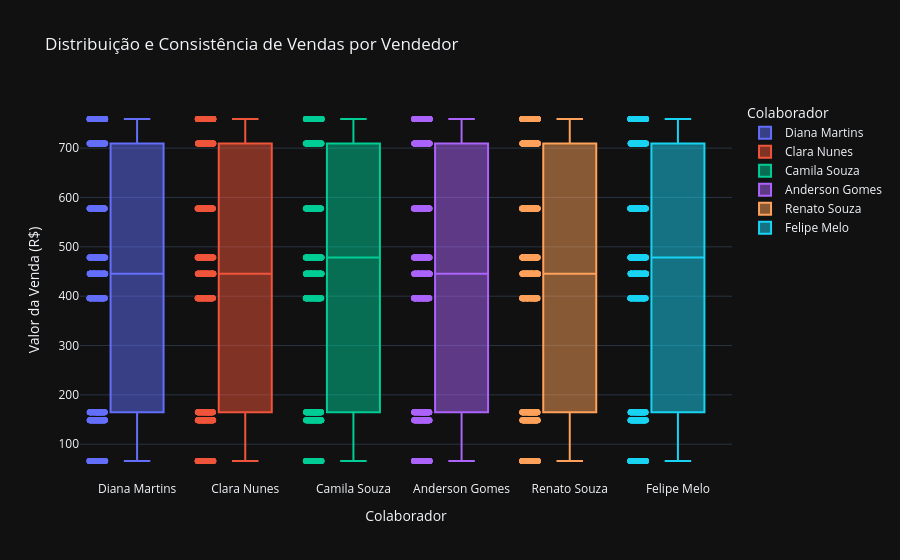

The code cell stored with this chart in its notebook:
### Code cell
import plotly.express as px

fig_boxplot = px.box(df, 
                     x='Vendedor', 
                     y='Preço', 
                     points="all", # Mostra todos os pontos (vendas) ao lado da caixa
                     color='Vendedor',
                     title='Distribuição e Consistência de Vendas por Vendedor',
                     labels={'Preço': 'Valor da Venda (R$)', 'Vendedor': 'Colaborador'},
                     template='plotly_dark')

caminho_boxplot_html = r'C:\Users\Inácio\Desktop\projetos python\projeto_vendas\graficos\analise_consistencia_boxplot.html'
fig_boxplot.write_html(caminho_boxplot_html)


caminho_boxplot_png = r'C:\Users\Inácio\Desktop\projetos python\projeto_vendas\graficos\boxplot_vendedores.png'


fig_boxplot.show()

### Figure 1 — Plotly figure (JSON) as saved in the notebook; plotly's stock layout.template omitted (floating-point values rounded to 4 significant figures; data arrays with more than 128 entries replaced by an {"elided": "..."} marker saying what was removed)
{"data": [{"alignmentgroup": "True", "boxpoints": "all", "hovertemplate": "Colaborador=%{x}<br>Valor da Venda (R$)=%{y}<extra></extra>", "legendgroup": "Diana Martins", "marker": {"color": "#636efa"}, "name": "Diana Martins", "notched": false, "offsetgroup": "Diana Martins", "orientation": "v", "showlegend": true, "type": "box", "x": {"elided": "1016 str values"}, "x0": " ", "xaxis": "x", "y": {"elided": "1016 float values"}, "y0": " ", "yaxis": "y"}, {"alignmentgroup": "True", "boxpoints": "all", "hovertemplate": "Colaborador=%{x}<br>Valor da Venda (R$)=%{y}<extra></extra>", "legendgroup": "Clara Nunes", "marker": {"color": "#EF553B"}, "name": "Clara Nunes", "notched": false, "offsetgroup": "Clara Nunes", "orientation": "v", "showlegend": true, "type": "box", "x": {"elided": "1035 str values"}, "x0": " ", "xaxis": "x", "y": {"elided": "1035 float values"}, "y0": " ", "yaxis": "y"}, {"alignmentgroup": "True", "boxpoints": "all", "hovertemplate": "Colaborador=%{x}<br>Valor da Venda (R$)=%{y}<extra></extra>", "legendgroup": "Camila Souza", "marker": {"color": "#00cc96"}, "name": "Camila Souza", "notched": false, "offsetgroup": "Camila Souza", "orientation": "v", "showlegend": true, "type": "box", "x": {"elided": "1016 str values"}, "x0": " ", "xaxis": "x", "y": {"elided": "1016 float values"}, "y0": " ", "yaxis": "y"}, {"alignmentgroup": "True", "boxpoints": "all", "hovertemplate": "Colaborador=%{x}<br>Valor da Venda (R$)=%{y}<extra></extra>", "legendgroup": "Anderson Gomes", "marker": {"color": "#ab63fa"}, "name": "Anderson Gomes", "notched": false, "offsetgroup": "Anderson Gomes", "orientation": "v", "showlegend": true, "type": "box", "x": {"elided": "1032 str values"}, "x0": " ", "xaxis": "x", "y": {"elided": "1032 float values"}, "y0": " ", "yaxis": "y"}, {"alignmentgroup": "True", "boxpoints": "all", "hovertemplate": "Colaborador=%{x}<br>Valor da Venda (R$)=%{y}<extra></extra>", "legendgroup": "Renato Souza", "marker": {"color": "#FFA15A"}, "name": "Renato Souza", "notched": false, "offsetgroup": "Renato Souza", "orientation": "v", "showlegend": true, "type": "box", "x": {"elided": "1060 str values"}, "x0": " ", "xaxis": "x", "y": {"elided": "1060 float values"}, "y0": " ", "yaxis": "y"}, {"alignmentgroup": "True", "boxpoints": "all", "hovertemplate": "Colaborador=%{x}<br>Valor da Venda (R$)=%{y}<extra></extra>", "legendgroup": "Felipe Melo", "marker": {"color": "#19d3f3"}, "name": "Felipe Melo", "notched": false, "offsetgroup": "Felipe Melo", "orientation": "v", "showlegend": true, "type": "box", "x": {"elided": "1040 str values"}, "x0": " ", "xaxis": "x", "y": {"elided": "1040 float values"}, "y0": " ", "yaxis": "y"}], "layout": {"boxmode": "overlay", "legend": {"title": {"text": "Colaborador"}, "tracegroupgap": 0}, "title": {"text": "Distribuição e Consistência de Vendas por Vendedor"}, "xaxis": {"anchor": "y", "categoryarray": ["Diana Martins", "Clara Nunes", "Camila Souza", "Anderson Gomes", "Renato Souza", "Felipe Melo"], "categoryorder": "array", "domain": [0, 1], "title": {"text": "Colaborador"}}, "yaxis": {"anchor": "x", "domain": [0, 1], "title": {"text": "Valor da Venda (R$)"}}}}
